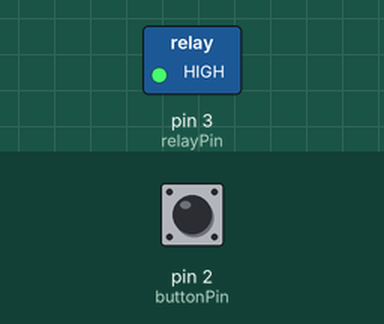
Simulated run of this sketch. Board: Arduino Uno, built with avr-gcc and run on an emulated ATmega328P. Parts: switched loads named in the sketch (green lamp = pin HIGH). The test bench sets the inputs (shaded band); at power-on: pin 2 (buttonPin) LOW.

Above: at 1.2 s.
1.3 s: pin 2 (buttonPin) pulled HIGH for 0.15 s
At 2.5 s:
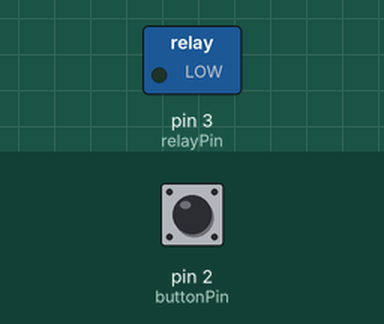
2.9 s: pin 2 (buttonPin) pulled HIGH for 1 s
At 3.7 s:
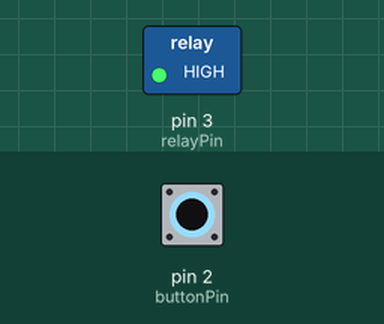
5.4 s: pin 2 (buttonPin) pulled HIGH for 3.2 s
At 6.9 s:
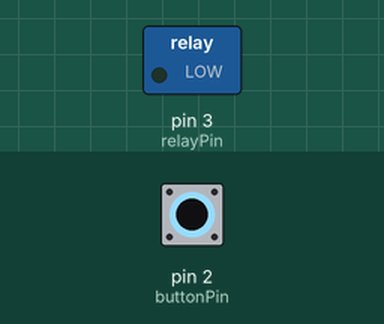
Timing chart, 0 to 8.4 s (numbered marks = the images above; inputs shaded):
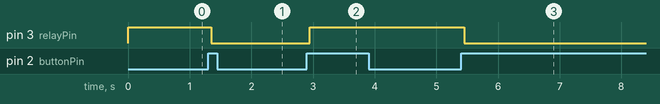

Measured:
- after the input at 1.3 s, pin 3 (relayPin): HIGH → LOW after 0.05 s
- after the input at 2.9 s, pin 3 (relayPin): LOW → HIGH after 0.05 s
- after the input at 5.4 s, pin 3 (relayPin): HIGH → LOW after 0.05 s

The sketch:

activity_06.ino
```cpp
// Credit to DFRobot for this functional code.
// I have only modified variable names and commenting for readability.
// Last modified: 6/06/2024 2:50PM
// By: Tom @ Auchmuty Library MakerSpace

int buttonPin = 2;          // Digital pin the button is attached to
int relayPin = 3;           // Digital pin the relay is attached to

int relayState = HIGH;      // Initial state for the relay
int buttonState;            // Initial state for the button
int lastButtonState = LOW;  // Previous state for the button

long debounceTime = 0;  // Debounce Time
long debounceDelay = 50;    // Amount of Debounce delay

void setup()
{
  pinMode(buttonPin, INPUT);  // Input is button
  pinMode(relayPin, OUTPUT);  // Output is relay

  digitalWrite(relayPin, relayState); // Close the relay
}
void loop()
{
   // Read the state of the button
  int value = digitalRead(buttonPin);

  // If the new value is different to the last value
  if (value != lastButtonState)
  {
    // Begin a timer
    debounceTime = millis();
  }

  // If 50ms has elapsed since the button was pressed
  if ((millis() - debounceTime) > debounceDelay)
  {
    // Check if the current state of the button is different to the saved state
    if (value != buttonState)
    {
      // Update saved state to current state
      buttonState = value;

      // Check if the change in button state was HIGH (press), instead of LOW (release)
      if (buttonState == HIGH)
      {
        // Toggle the current saved relay state
        relayState = !relayState;
      }
    }
  }

  // Write saved Relay state to the digital output pin
  digitalWrite(relayPin, relayState);

  // Store the current button state for the next pass of the loop
  lastButtonState = value;
}
```
